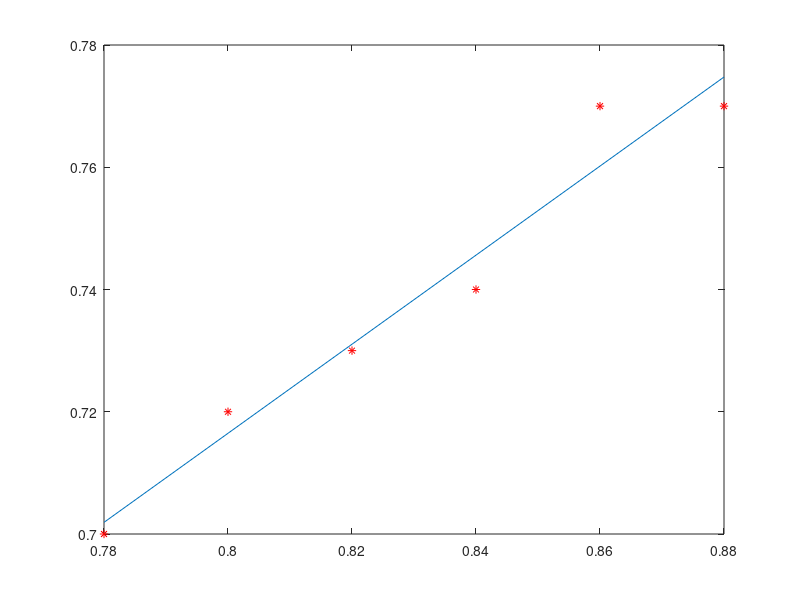

MATLAB code for this plot:
clear all
axis equal
x=[.78 .8 .82 .84 .86 .88]';
y=[.7 .72 .73 .74 .77 .77]';
m=length(x); plot (x,y,'*r'); hold on
p=sum(x); q=sum(y);r=x'*y;s=norm(x)^2; d=m*s-p^2;
a=(m*r-q*p)/d; b=(s*q-p*r)/d;
line=a*x+b;plot(x,line)